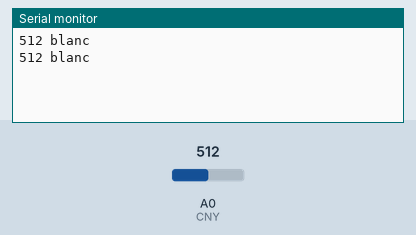
The sketch below on a simulated Arduino Uno, built with avr-gcc and run on an emulated ATmega328P. On the bench: the last lines printed to the serial monitor. Inputs (shaded band) come from the test bench; at power-on: A0 (CNY) = 512.

Above: at 1.2 s.
1.3 s: A0 (CNY) set to 418
At 1.9 s:
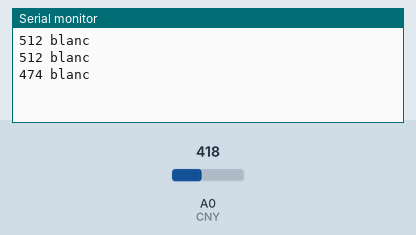
2.8 s: A0 (CNY) set to 383
At 3.9 s:
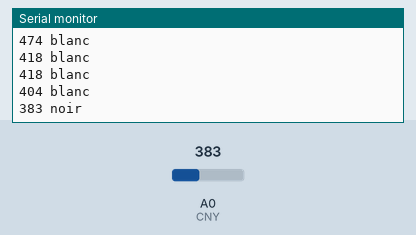
Timing chart, 0 to 5.8 s (numbered marks = the images above; inputs shaded):
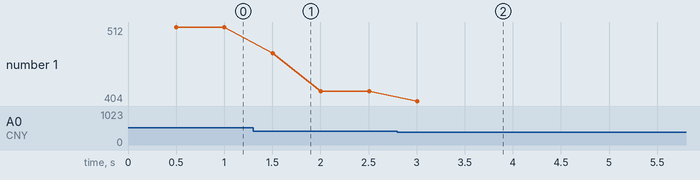

The sketch:

capteur_de_lumi_re.ino
```cpp
int CNY = A0;
int color;
int colorTab[10];

void setup() {

  //TO DO : INITIALISER L ENTREE !!!!!!!!!!!
  pinMode(CNY, INPUT);
  Serial .begin(9600);
}

void loop() {
  //prise des mesure
  for(int i=0;i<10;i++){
    colorTab[i] = analogRead(CNY);
    delay(50);
  }

  //moyenne
  color = 0;
  for(int i=0;i<10;i++){
    color= color + colorTab[i];
  }
  color = color/10;

  //affichage
  Serial.print(color);
  if (color> 400){
    Serial.println(" blanc");
  }
  else {
    Serial.println(" noir");
  }
}
```

Measured:
- the behaviour switches between 401 and 400 on A0 (CNY) (found by bisection; images 1 and 2)
- after the input at 1.3 s, the serial monitor: prints a new line after 0.20 s (image 1)
- after the input at 2.8 s, the serial monitor: prints a new line after 0.21 s (image 2)
- plotted number 1: 512 → 418 after the input at 1.3 s, 418 → 404 after the input at 2.8 s
